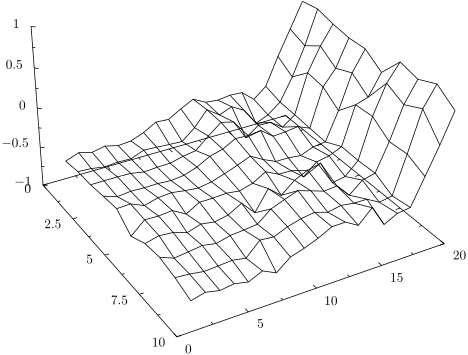

Recreate this plot in Python.
from easy21 import Action, Easy21
import random
import json
from pyx import *

"""
Apply Monte-Carlo control to Easy21.
Initialise the value function to zero.
Use a time-varying scalar step-size of
αt= 1/N(st,at) and and e-greedy exploration strategy  with e-t=N0/(N0+N(st)),  where

N0=  100  is  a  constant,

N(s)  isthe number of times that stateshas been visited,

andN(s,a) is the numberof times that actionahas been selected from states.

Feel free to choose analternative value forN0, if it helps producing better results.

Plot the optimalvalue functionV∗(s) = maxaQ∗(s,a) using similar axes to the following figuretaken from Sutton and Barto’s Blackjack example.
"""

class MonteCarlo:
  """ With 50, it takes us 50 episodes before we have a 50-50 explore/exploit ratio"""
  N0 = 50

  """ Runs one single episode """
  def run(self):
    game = Easy21()
    G = None
    walk = []
    while True:
      s = game.state()
      action = self.epsilon_greedy_action(s)
      self.N[s][action] += 1
      game,G = game.step(action)
      # We break if the game has ended
      walk.append((s,action))
      if game.isTerminal():
        break
    for s, action in walk:
      self.q[s][action] = self.q[s][action] + self.alpha(s, action) * (G - self.q[s][action])

  """ this is the argmax for our value function """
  def greedy_action(self, s):
    if self.q[s][Action.HIT] > self.q[s][Action.STICK]:
      return Action.HIT
    else:
      return Action.STICK

  """ Our optimum value function """
  def write_v_star(self):
    dealer = range(1, 11)
    player = range(1, 21)
    with open('vstar.txt', 'w') as f:
      for d in dealer:
        for p in player:
          s = (d, p)
          action = self.greedy_action(s)
          q = self.q[s][action]
          f.write("%s %s %4f\n" %(d,p,q))

  def epsilon_greedy_action(self, s):
    if random.random() <= self.epsilon(s):
      return random.choice([Action.HIT, Action.STICK])
    else:
      return self.greedy_action(s)

  def __init__(self):
    # Our value function
    # the keys are tuples of (dealerScore, playerScore, action) = R
    # and the value is another dict for looking up the action.
    self.q = {}
    self.N = {}
    # state counter = N(s,a) is the number of times that action a has been selected from state s
    # the key here is (dealerScore, playerScore)[action]
    # and the value is a Number
    for dealer in range(1, 11):
      for player in range(1, 22):
        self.q[(dealer,player)] = {
          Action.HIT: 0,
          Action.STICK: 0
        }
        self.N[(dealer, player)] = {
          Action.HIT: 0,
          Action.STICK: 0
        }

  """
  N(s,a) is the numberof times that action a has been selected from states
  """
  def N_s_a(self, s, a):
    return self.N[s][a]

  def N_s(self, s):
    return self.N[s][Action.HIT] + self.N[s][Action.STICK]

  """ This is our decaying epsilon to reduce exploration once we have N0 samples """
  def epsilon(self, s):
    n = self.N_s(s)
    return self.N0/(self.N0 + n)

  """ time-varying scalar step-size """
  def alpha(self, s, a):
    return 1/(self.N_s_a(s, a))

  def plot_v_star(self):
    self.write_v_star()
    g = graph.graphxyz(size=4)
    g.plot(graph.data.file("vstar.txt", x=1, y=2, z=3), [graph.style.grid()])
    g.writeSVGfile("montecarlo")

if __name__ == "__main__":
  m = MonteCarlo()
  for i in range(1,100000):
    m.run()
  m.plot_v_star()
